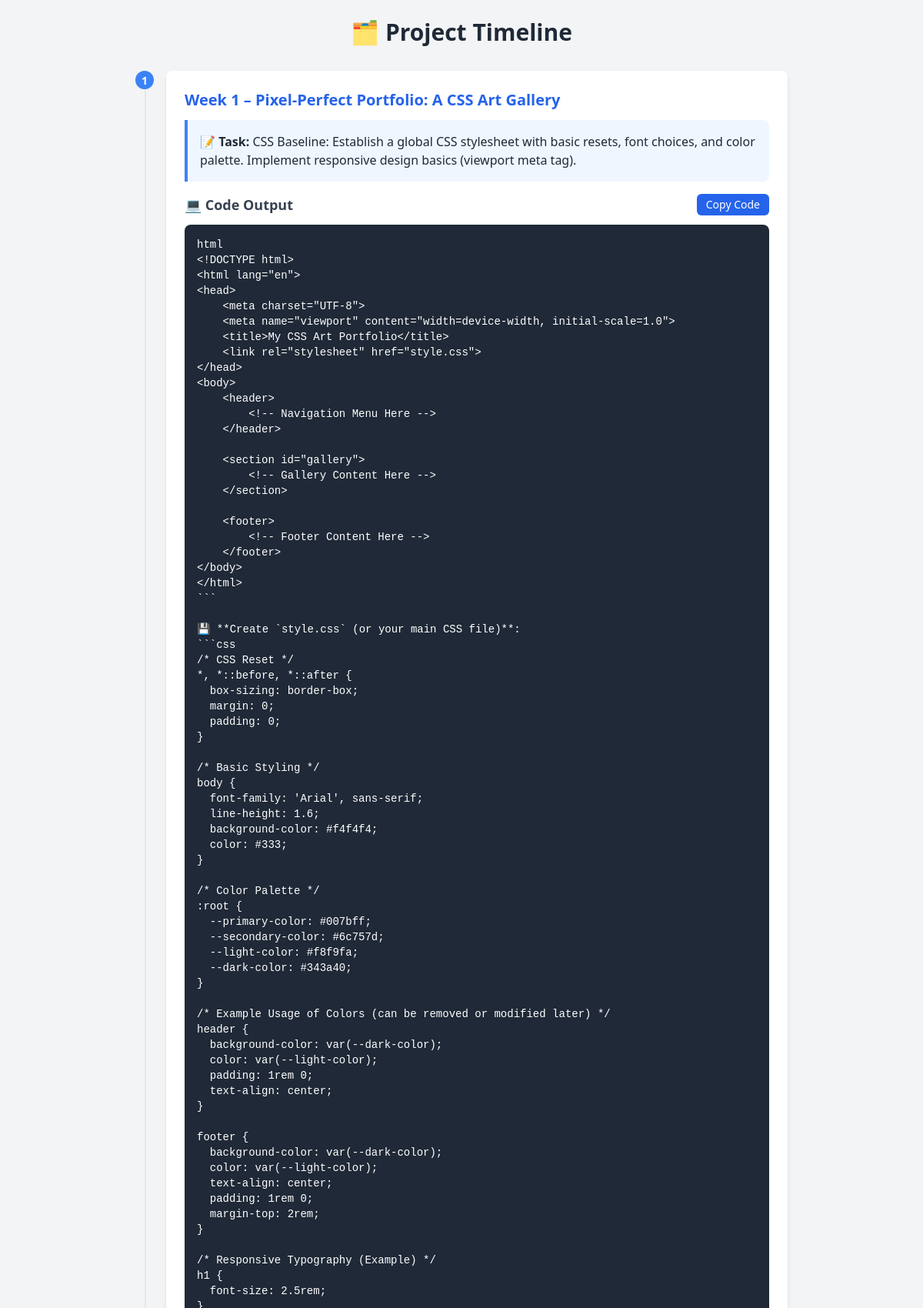
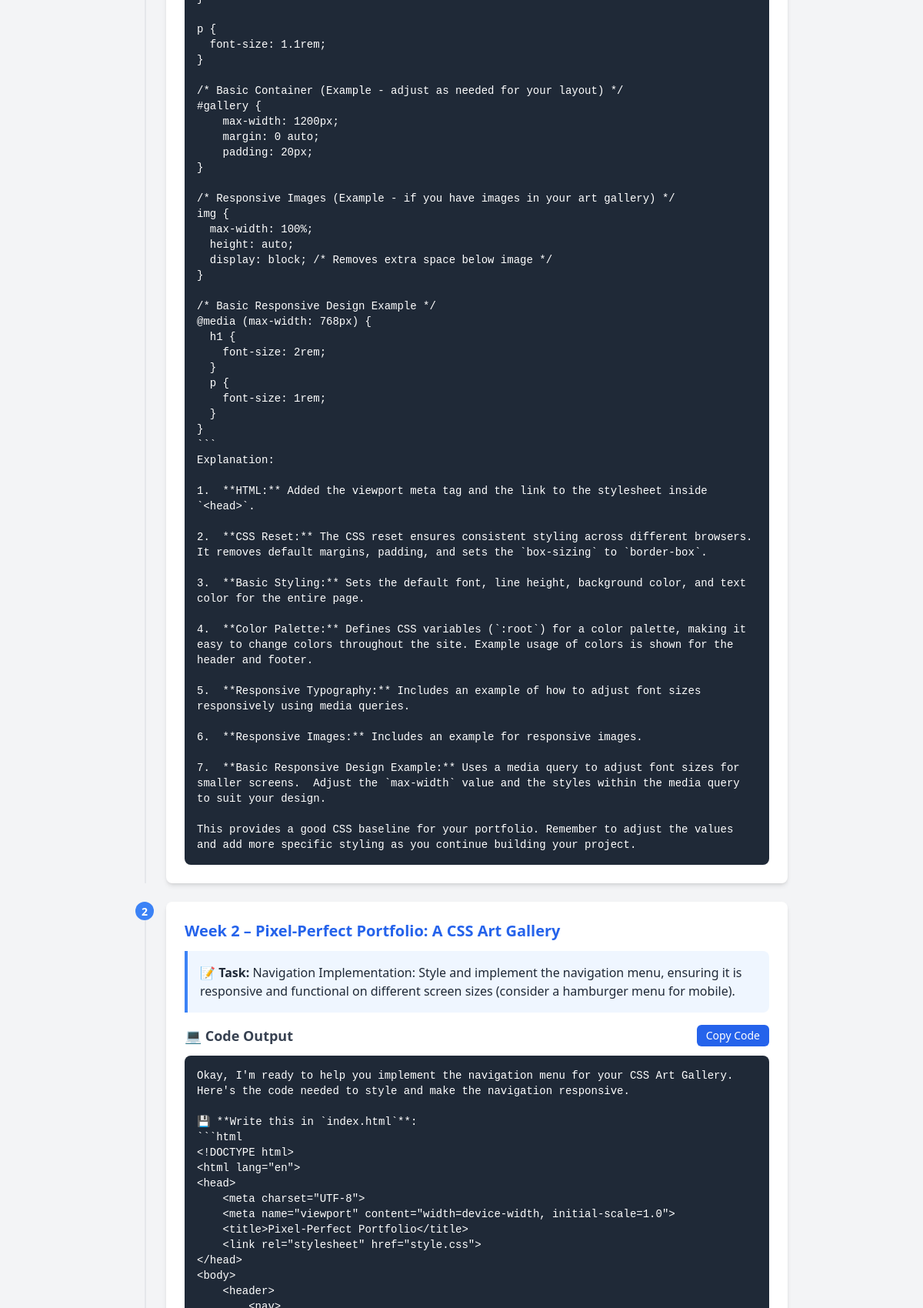
Page /project_timeline/ (signed in, upper part) on the committed database (2 pictures, top to bottom).
### core/models.py (models this page shows, shortened)
class ProjectStep(models.Model):
    STATUS_CHOICES = [
        ('PENDING', 'Pending'),
        ('DONE', 'Done'),
        ('FAILED', 'Failed'),
    ]
    user = models.ForeignKey(User, on_delete=models.CASCADE)
    project_title = models.CharField(max_length=200)
    week = models.IntegerField()
    step_description = models.TextField()
    code_output = models.TextField(blank=True)
    code_explanation = models.TextField(blank=True)
    due_date = models.DateField(null=True, blank=True)
    status = models.CharField(max_length=10, choices=STATUS_CHOICES, default='PENDING')

### core/views.py (the view)
# urls.py: path("project_timeline/", project_timeline_view, name="project_timeline"),
@login_required
def project_timeline_view(request):
    steps = ProjectStep.objects.filter(user=request.user).order_by('week')
    return render(request, "core/timeline.html", {"steps": steps})

### core/templates/core/timeline.html (shortened to what this page needs)
<!DOCTYPE html>
<html lang="en">
<head>
  <link href="https://cdn.jsdelivr.net/npm/tailwindcss@2.2.19/dist/tailwind.min.css" rel="stylesheet">
  <script src="https://cdn.tailwindcss.com"></script>
</head>
<body class="bg-gray-100 font-sans antialiased">
  <div class="container mx-auto p-6 max-w-4xl">
    <h1 class="text-3xl font-bold text-gray-800 mb-8 text-center flex items-center justify-center">
      🗂 Project Timeline
    </h1>
    {% for step in steps %}
      <div class="timeline-item mb-6">
        <div class="timeline-icon">{{ step.week }}</div>
        <div class="bg-white rounded-lg p-6 shadow-md card">
          <h3 class="text-xl font-semibold text-blue-600 mb-3">Week {{ step.week }} – {{ step.project_title }}</h3>
          <div class="bg-blue-50 border-l-4 border-blue-500 p-4 rounded-r-lg text-gray-800 mb-4">
            <strong>📝 Task:</strong> {{ step.step_description }}
          </div>
          <h4 class="text-lg font-semibold text-gray-700 mb-3 flex items-center justify-between">
            💻 Code Output
            <button onclick="copyCode(this)" class="copy-btn bg-blue-600 text-white px-3 py-1 rounded-md text-sm font-medium">Copy Code</button>
          </h4>
          <pre class="bg-gray-800 text-white p-4 rounded-lg overflow-auto text-sm">{{ step.code_output }}</pre>
        </div>
      </div>
    {% empty %}
      <div class="text-center text-gray-600 mt-12">
        <p class="text-lg">🚫 No project steps saved yet.</p>
        <a href="{% url 'resume' %}" class="mt-4 inline-block bg-blue-500 hover:bg-blue-600 text-white px-4 py-2 rounded-md text-sm font-medium button">⬅ Back to Projects</a>
      </div>
    {% endfor %}
  </div>
</body>
</html>

### core/templates/core/timeline.html (style rules this page uses)
.card { transition: transform 0.2s, box-shadow 0.2s; }
pre { font-family: 'Fira Code', monospace; white-space: pre-wrap; }
.copy-btn { transition: background-color 0.3s; }
.timeline-item { position: relative; padding-left: 2.5rem; }
.timeline-item::before { content: ''; position: absolute; left: 0.75rem; top: 0; bottom: 0; width: 2px; background: #e5e7eb; }
.timeline-icon { position: absolute; left: 0; top: 0; width: 1.5rem; height: 1.5rem; background: #3b82f6; color: white; border-radius: 50%; display: flex; align-items: center; justify-content: center; font-size: 0.875rem; font-weight: bold; }

### rows in the picture
ProjectStep: week "1", project_title "Pixel-Perfect Portfolio: A CSS Art Gallery", step_description "CSS Baseline: Establish a global CSS stylesheet with basic resets, font choices, and color palette. Implement responsive design basics (viewport meta tag).", code_output "html <!DOCTYPE html> <html lang=\"en\"> <head> <meta charset=\"UTF-8\"> <meta name=\"viewport\" content=\"width=device-width, initial-scale=1.0\"> <title>My CSS Art Portfolio</title> <link rel=\"stylesheet\" href=\"style.css\"> </head> <body> <header> <!-- Navigation Menu Here --> </header> <section id=\"gallery\"> <!-- Gallery Content Here --> </section> <footer> <!-- Footer Content Here --> </footer> </body> </html> ``` 💾 **Create `style.css` (or your main CSS file)**: ```css /* CSS Reset */ *, *::before, *::after { box-sizing: border-box; margin: 0; padding: 0; } /* Basic Styling */ body { font-family: 'Arial', sans-serif; line-height: 1.6; background-color: #f4f4f4; color: #333; } /* Color Palette */…"
ProjectStep: week "2", project_title "Pixel-Perfect Portfolio: A CSS Art Gallery", step_description "Navigation Implementation: Style and implement the navigation menu, ensuring it is responsive and functional on different screen sizes (consider a hamburger menu for mobile)."
